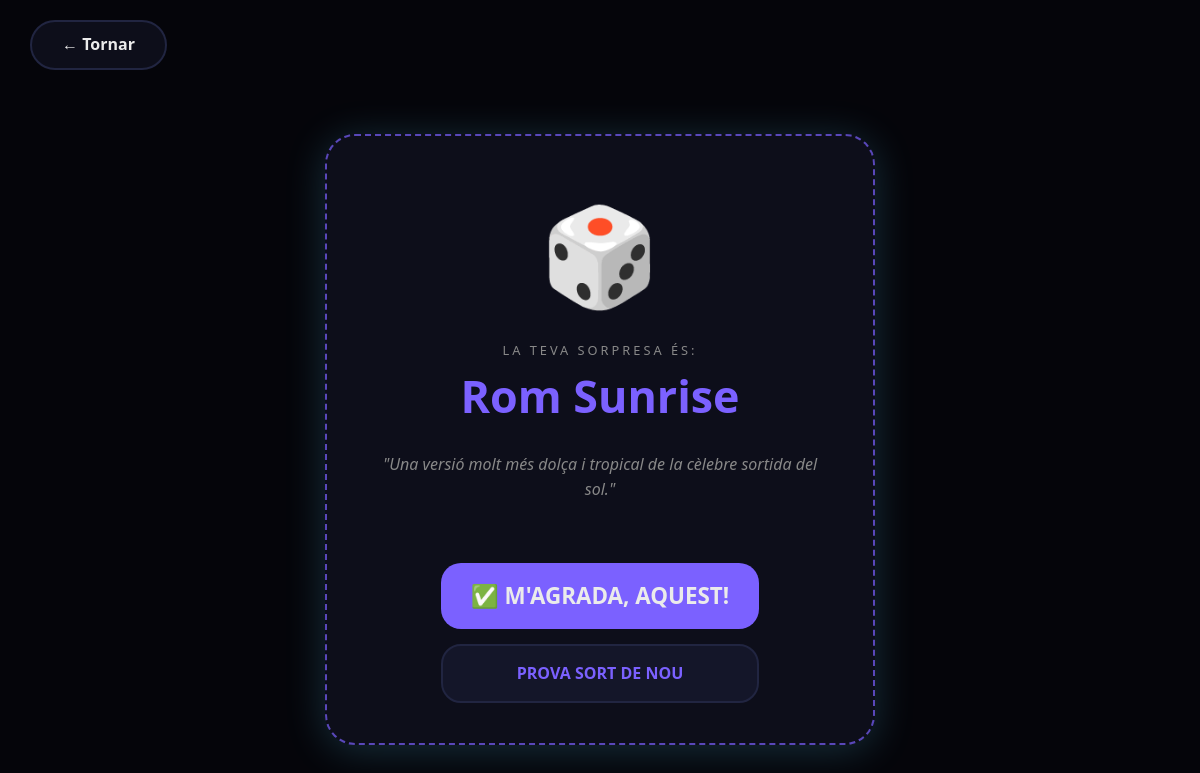
Screenshot of /aleatori with the database file from the repository.
### tables this page shows
CREATE TABLE Coctels (
            ID_Coctel  INTEGER PRIMARY KEY AUTOINCREMENT,
            Nom_Coctel TEXT NOT NULL,
            Descripcio TEXT,
            Preu_Produccio_Cents INTEGER NOT NULL DEFAULT 0,
            Preu_Calculat_Cents INTEGER NOT NULL DEFAULT 0,
            Preu_Fix_Cents INTEGER,
            Te_Preu_Fix INTEGER NOT NULL DEFAULT 0
        );

### app.py (the view)
@app.route('/aleatori')
def aleatori():
    disponibles = database.get_coctels_disponibles()
    if not disponibles:
        return render_template('error.html', missatge="No hi ha estoc per a cap còctel.")
    coctel = database.get_coctel(random.choice(disponibles)['ID_Coctel'])
    return render_template('aleatori.html', coctel=coctel)

### database.py (called while the page is built)
def connectar():
    connexio = sqlite3.connect(RUTA_DB)
    connexio.execute('PRAGMA journal_mode=WAL;')
    connexio.row_factory = sqlite3.Row
    return connexio

def get_coctels_disponibles():
    connexio = connectar()
    llistat = connexio.execute("""
        SELECT c.ID_Coctel, c.Nom_Coctel, c.Descripcio,
               GROUP_CONCAT(DISTINCT r.Categoria) as Ingredients
        FROM Coctels c
        JOIN Receptes r ON r.ID_Coctel = c.ID_Coctel
        WHERE NOT EXISTS (
            SELECT 1 FROM Receptes r2
            WHERE r2.ID_Coctel = c.ID_Coctel
            AND r2.Categoria NOT IN (
                SELECT i.Categoria FROM Muntatge m
                JOIN Ingredients i ON m.ID_Ingredient = i.ID_Ingredient
                WHERE m.Capacitat_Actual_ml >= r2.Quantitat_ml
            )
        )
        GROUP BY c.ID_Coctel
    """).fetchall()
    connexio.close()
    return [dict(fila) for fila in llistat]

### templates/aleatori.html (shortened to what this page needs)
<!DOCTYPE html>
<html lang="ca">
<head>
    <link rel="stylesheet" href="/static/css/style.css">
</head>
<body>
    <div class="main-container">
        <div class="top-bar">
            <a href="/" class="tornar-btn">← Tornar</a>
        </div>
        <div class="container">
            <div class="icona-flotant">🎲</div>
            <p class="subtext"> La teva sorpresa és:</p>
            <h1>{{ coctel.Nom_Coctel }}</h1>
            <p class="desc">"{{ coctel.Descripcio if coctel.Descripcio else "L'atzar ha parlat. T'atreveixes a provar aquesta combinació?" }}"</p>
            <div class="grup-botons">
                <a href="/confirmacio/{{ coctel.ID_Coctel }}?origen=/aleatori" class="btn-si">✅ M'agrada, aquest!</a>
                <a href="/aleatori" class="btn-refresh">Prova sort de nou</a>
            </div>
        </div>
    </div>
</body>
</html>

### static/css/style.css (style rules this page uses)
:root { --color-fons: #05050a; --color-superficie: #0d0e1a; --color-superficie-2: #131420; --color-superficie-claret: #141629; --color-primari: #7b61ff; --color-primari-clar: #8e77ff; --color-primari-fosc: #6347d1; --color-primari-suau: #7b61ffb2; --color-vora: #212541; --color-text: #ebebeb; --color-text-subtil: #888888; --color-text-subtil-2: #666666; --color-icona-bg: rgba(123, 97, 255, 0.1); --color-error: #ff4b4b; --ombra-primari: rgba(97, 244, 255, 0.4); --ombra-primari-suau: rgba(97, 218, 255, 0.2); --color-alegria: #4caf50; --color-alegria-difuminat: rgba(76, 175, 80, 0.1); --color-tristesa: #2196f3; --color-tristesa-difuminat: rgba(33, 150, 243, 0.1); --color-estres: #ff9800; --color-estres-difuminat: rgba(255, 152, 0, 0.1); --color-enfadat: #f44336; --color-enfadat-difuminat: rgba(244, 67, 54, 0.1); }
* { box-sizing: border-box; margin: 0; padding: 0; user-select: none; -webkit-user-select: none; -webkit-user-drag: none; }
body { background-color: var(--color-fons); color: var(--color-text); font-family: 'Segoe UI', system-ui, sans-serif; line-height: 1.6; }
.main-container { display: flex; flex-direction: column; align-items: center; min-height: 100dvh; padding: 10px; }
.top-bar { display: flex; justify-content: flex-end; width: 100%; padding: 10px 20px; margin-bottom: 10px; }
.tornar-btn { padding: 10px 30px; background: var(--color-superficie); border: 2px solid var(--color-vora); border-radius: 25px; color: var(--color-text); font-weight: 600; text-decoration: none; transition: 0.3s; margin-right: auto; }
.container { background: var(--color-superficie); padding: 40px; border-radius: 30px; display: flex; flex-direction: column; text-align: center; align-items: center; margin: auto; border: 2px dashed var(--color-primari-suau); width: 90%; max-width: 550px; box-shadow: 0 5px 40px var(--ombra-primari-suau); }
h1 { color: var(--color-primari); }

### templates/aleatori.html (style rules this page uses)
.icona-flotant { font-size: 6rem; margin-bottom: 10px; display: inline-block; animation: surar 1s ease-in-out infinite alternate, balancejar 2s ease-in-out infinite alternate; }
h1 { font-size: 2.8rem; }
.subtext { color: var(--color-text-subtil); text-transform: uppercase; font-size: 0.8rem; letter-spacing: 3px; }
.desc { color: var(--color-text-subtil); font-style: italic; margin-top: 20px; }
.grup-botons { display: flex; flex-direction: column; gap: 15px; margin-top: 60px; }
.btn-si { background: var(--color-primari); color: var(--color-text); padding: 15px 30px; border-radius: 20px; text-decoration: none; font-weight: 700; text-transform: uppercase; font-size: 1.4rem; transition: 0.3s; }
.btn-refresh { background: var(--color-superficie-claret); color: var(--color-primari); padding: 15px 30px; border-radius: 20px; border: 2px solid var(--color-vora); text-decoration: none; font-weight: 600; text-transform: uppercase; }

### rows the page displays
Coctels: Nom_Coctel "Rom Sunrise", Descripcio "Una versió molt més dolça i tropical de la cèlebre sortida del sol."
